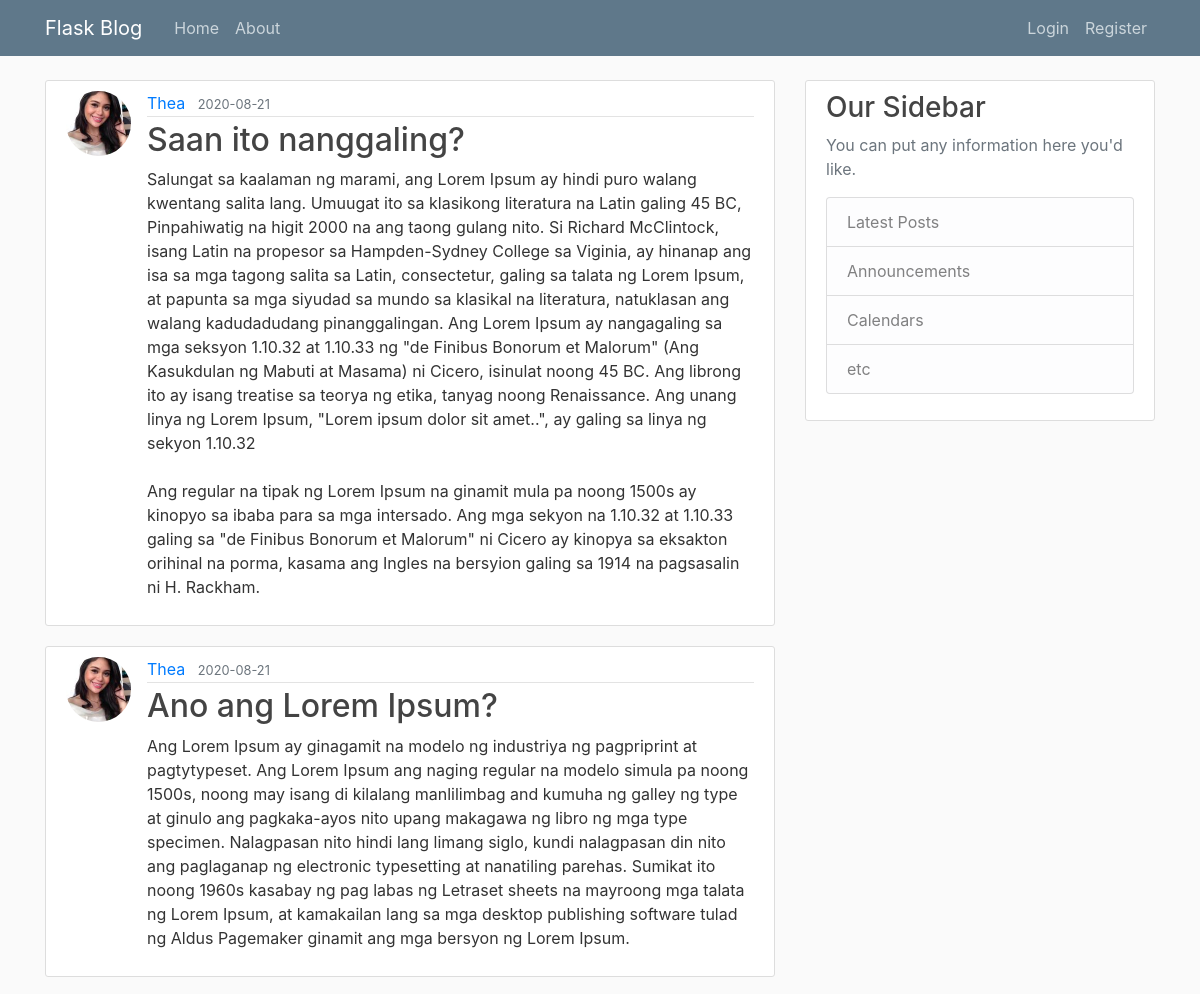
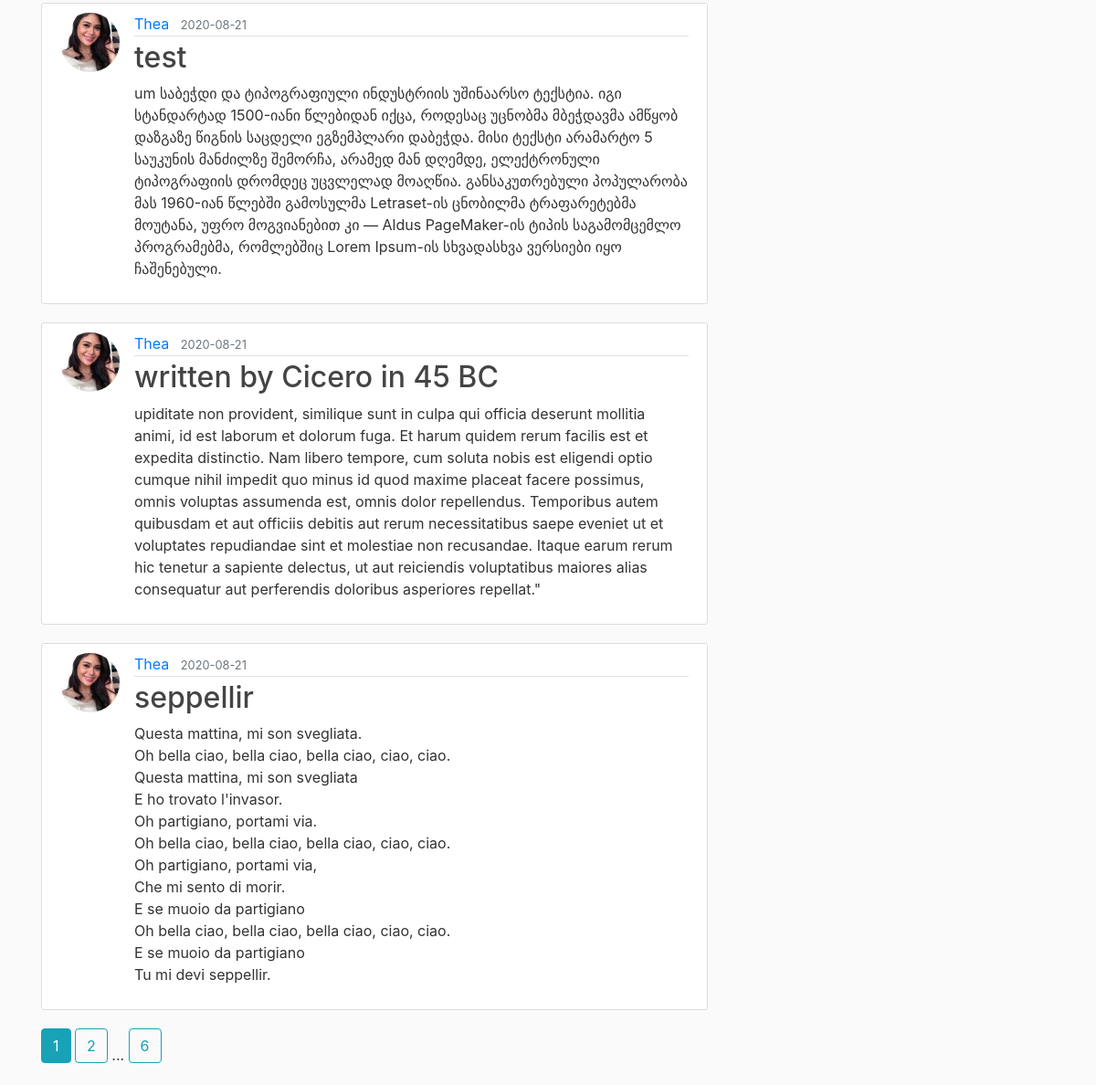
Page /home on the earlier database version (2 pictures, top to bottom).
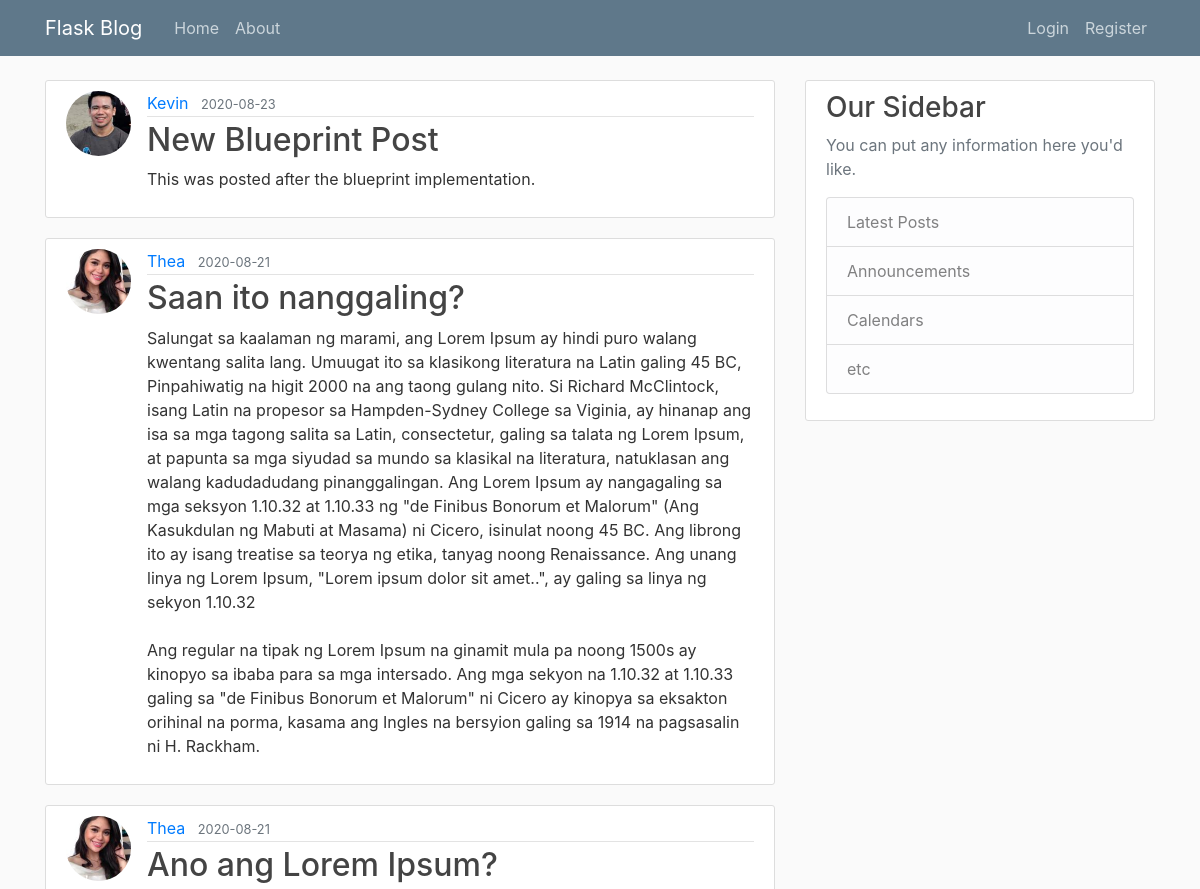
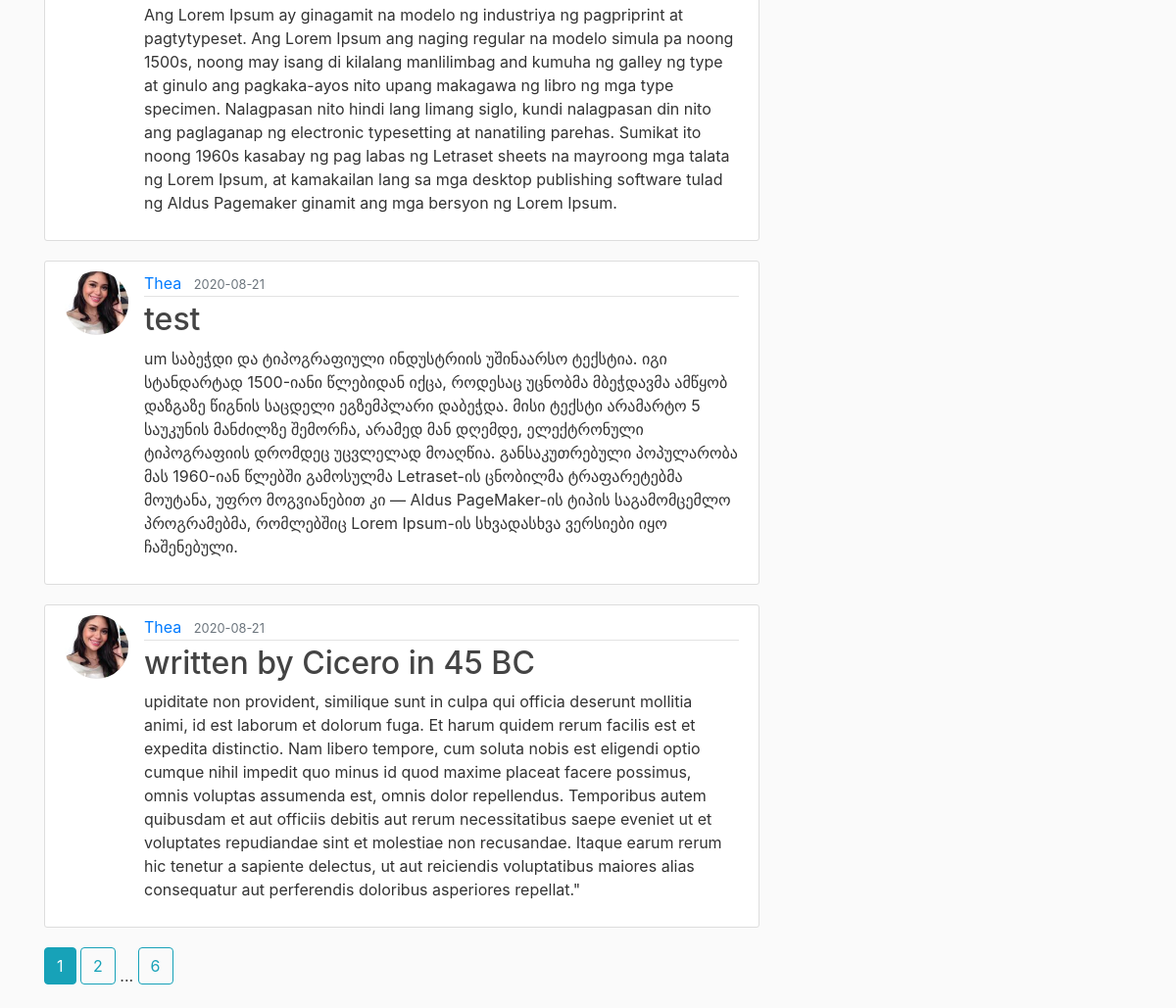
Same page on the later database version (2 pictures, top to bottom).
### flaskblog/models.py (models this page shows, shortened)
class Post(db.Model):
    id = db.Column(db.Integer, primary_key=True)
    title = db.Column(db.String(100), nullable=False)
    date_posted = db.Column(db.DateTime, nullable=False, default=datetime.utcnow)
    content = db.Column(db.Text, nullable=False)
    user_id = db.Column(db.Integer, db.ForeignKey('user.id'), nullable=False)

class User(db.Model, UserMixin):
    id = db.Column(db.Integer, primary_key=True)
    username = db.Column(db.String(20), unique=True, nullable=False)
    email = db.Column(db.String(120), unique=True, nullable=False)
    image_file = db.Column(db.String(20), nullable=False, default='default.jpg')
    password = db.Column(db.String(60), nullable=False)
    posts = db.relationship('Post', backref='author', lazy=True)

### flaskblog/main/routes.py (the view)
@main.route("/")
@main.route("/home")
def home():
    page = request.args.get('page', 1, type=int)
    posts = Post.query.order_by(Post.date_posted.desc()).paginate(page=page, per_page=5)
    return render_template('home.html', posts=posts)

### flaskblog/templates/home.html
{% extends "layout.html" %}
{% block content %}
    {% for post in posts.items %}
        <article class="media content-section">
          <img src="{{ url_for('static', filename='profile_pics/' + post.author.image_file) }}" class="rounded-circle article-img" alt="">
          <div class="media-body">
            <div class="article-metadata">
              <a class="mr-2" href="{{ url_for('users.user_posts', username=post.author.username) }}">{{ post.author.username }}</a>
              <small class="text-muted">{{ post.date_posted.strftime('%Y-%m-%d') }}</small>
            </div>
            <h2><a class="article-title" href="{{ url_for('posts.post', post_id=post.id) }}">{{ post.title }}</a></h2>
            <p class="article-content">{{ post.content }}</p>
          </div>
        </article>
    {% endfor %}
    {% for page_num in posts.iter_pages(left_edge=1, right_edge=1, left_current=1, right_current=2) %}
      {% if page_num %}
        {% if posts.page == page_num %}
            <a class="btn btn-info mb-4" href="{{ url_for('main.home', page=page_num) }}">{{ page_num }}</a>
          {% else %}
            <a class="btn btn-outline-info mb-4" href="{{ url_for('main.home', page=page_num) }}">{{ page_num }}</a>
        {% endif %}
      {% else %}
        ...
      {% endif %}
    {% endfor %}
{% endblock content %}

Differences in the rows shown:
no longer on this page (row unchanged): Post: image_file (picture), author.username "Thea", date_posted "2020-08-21", title "seppellir", content "Questa mattina, mi son svegliata. Oh bella ciao, bella ciao, bella ciao, ciao, ciao. Questa mattina, mi son svegliata E ho trovato l'invasor. Oh partigiano, portami via. Oh bella ciao, bella ciao, bella ciao, ciao, ciao. Oh partigiano, portami via, Che mi sento di morir. E se muoio da partigiano Oh bella ciao, bella ciao, bella ciao, ciao, ciao. E se muoio da partigiano Tu mi devi seppellir."
added Post: image_file (picture), author.username "Kevin", date_posted "2020-08-23", title "New Blueprint Post", content "This was posted after the blueprint implementation."
